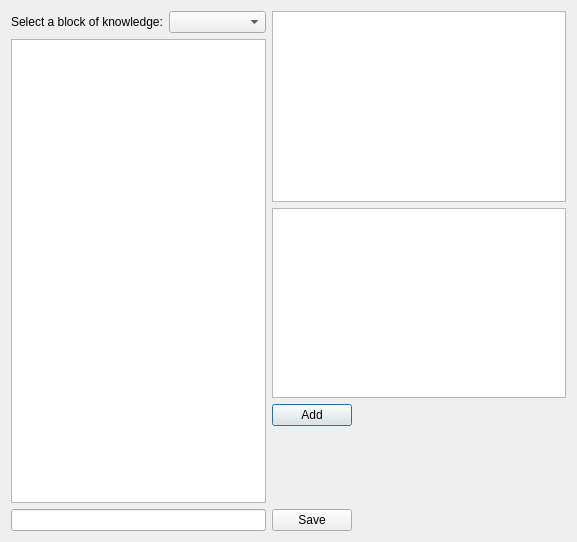
<?xml version="1.0" encoding="UTF-8"?>
<ui version="4.0">
 <class>ElseTab</class>
 <widget class="QDialog" name="ElseTab">
  <property name="geometry">
   <rect>
    <x>0</x>
    <y>0</y>
    <width>577</width>
    <height>542</height>
   </rect>
  </property>
  <property name="windowTitle">
   <string>Dialog</string>
  </property>
  <layout class="QHBoxLayout" name="horizontalLayout">
   <item>
    <layout class="QGridLayout" name="gridLayout">
     <item row="0" column="0">
      <widget class="QLabel" name="label">
       <property name="text">
        <string>Select a block of knowledge:</string>
       </property>
      </widget>
     </item>
     <item row="0" column="1">
      <widget class="QComboBox" name="comboBox"/>
     </item>
     <item row="1" column="0" colspan="2">
      <widget class="QTreeView" name="treeView"/>
     </item>
     <item row="2" column="0" colspan="2">
      <widget class="QLineEdit" name="lineEdit"/>
     </item>
    </layout>
   </item>
   <item>
    <layout class="QGridLayout" name="gridLayout_2">
     <item row="0" column="0" colspan="2">
      <widget class="QTableView" name="tableView"/>
     </item>
     <item row="1" column="0" colspan="2">
      <widget class="QTextEdit" name="textEdit"/>
     </item>
     <item row="2" column="0">
      <widget class="QPushButton" name="addButton">
       <property name="text">
        <string>Add</string>
       </property>
      </widget>
     </item>
     <item row="2" column="1">
      <spacer name="horizontalSpacer">
       <property name="orientation">
        <enum>Qt::Horizontal</enum>
       </property>
       <property name="sizeHint" stdset="0">
        <size>
         <width>208</width>
         <height>20</height>
        </size>
       </property>
      </spacer>
     </item>
     <item row="3" column="0">
      <spacer name="verticalSpacer">
       <property name="orientation">
        <enum>Qt::Vertical</enum>
       </property>
       <property name="sizeHint" stdset="0">
        <size>
         <width>20</width>
         <height>78</height>
        </size>
       </property>
      </spacer>
     </item>
     <item row="4" column="0">
      <widget class="QPushButton" name="saveButton">
       <property name="text">
        <string>Save</string>
       </property>
      </widget>
     </item>
     <item row="4" column="1">
      <spacer name="horizontalSpacer_2">
       <property name="orientation">
        <enum>Qt::Horizontal</enum>
       </property>
       <property name="sizeHint" stdset="0">
        <size>
         <width>208</width>
         <height>20</height>
        </size>
       </property>
      </spacer>
     </item>
    </layout>
   </item>
  </layout>
 </widget>
 <resources/>
 <connections/>
</ui>
